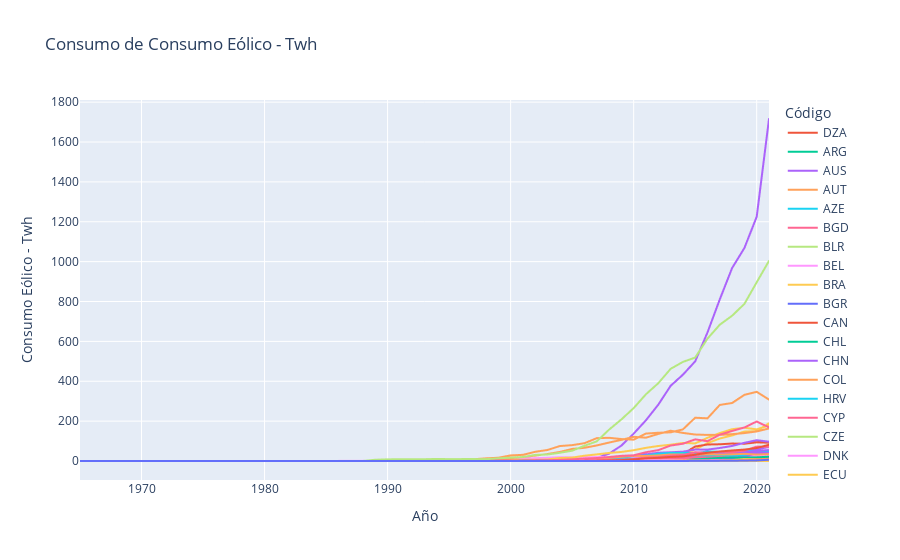

Here is the notebook cell this chart was saved with:
### Code cell
fig1 = px.line(paises, x='Año', y="Consumo Eólico - Twh", color="Código",title='Consumo de Consumo Eólico - Twh')
fig1.show()
